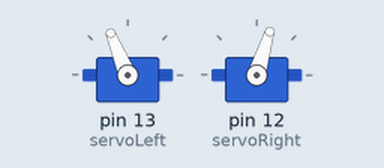
Simulated run of this sketch. Board: Arduino Uno, built with avr-gcc and run on an emulated ATmega328P. Parts: 2 × servo.

Above: at 0.1 s.
At 3.1 s:
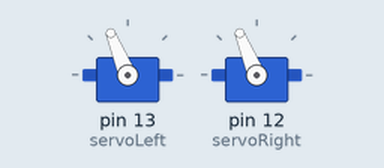
At 3.7 s:
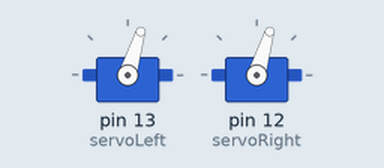
At 4.3 s:
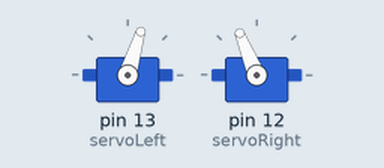
Timing chart, 0 to 5.8 s (numbered marks = the images above):
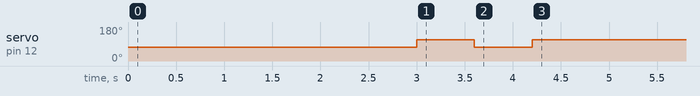

The sketch:

Chapter2Project2.ino
```cpp
/*
Robotics with the BOE Shield
Chapter 2, Project 2
Write a program that makes the pin 13 servo turn counterclockwise while the pin
12 servo turns clockwise. After 3 seconds, make both servos turn
counterclockwise for 0.6 seconds. Next, make both turn clockwise for 0.6
seconds. Then, make the pin 13 servo turn clockwise and the pin 12 servo turn
counterclockwise for 3 seconds.
*/

#include <Servo.h>

Servo servoLeft;          // Declare left servo signal
Servo servoRight;         // Declare right servo signal

void setup() {
  servoLeft.attach(13);   // Attach left signal to pin 13
  servoRight.attach(12);  // Attach right signal to pin 12

  servoLeft.writeMicroseconds(1700);  // 1.7 ms -> cc-wise
  servoRight.writeMicroseconds(1300); // 1.3 ms -> clockwise
  delay(3000);
  servoLeft.writeMicroseconds(1700);  // 1.7 ms -> cc-wise                  // ..for 3 seconds
  servoRight.writeMicroseconds(1700); // 1.7 ms -> cc-wise
  delay(600);
  servoLeft.writeMicroseconds(1300);  // 1.5 ms -> clockwise
  servoRight.writeMicroseconds(1300); // 1.5 ms -> clockwise
  delay(600);
  servoLeft.writeMicroseconds(1300);  // 1.5 ms -> clockwise
  servoRight.writeMicroseconds(1700); // 1.5 ms -> cc-wise
  delay(3000);
}

void loop() {
}
```
